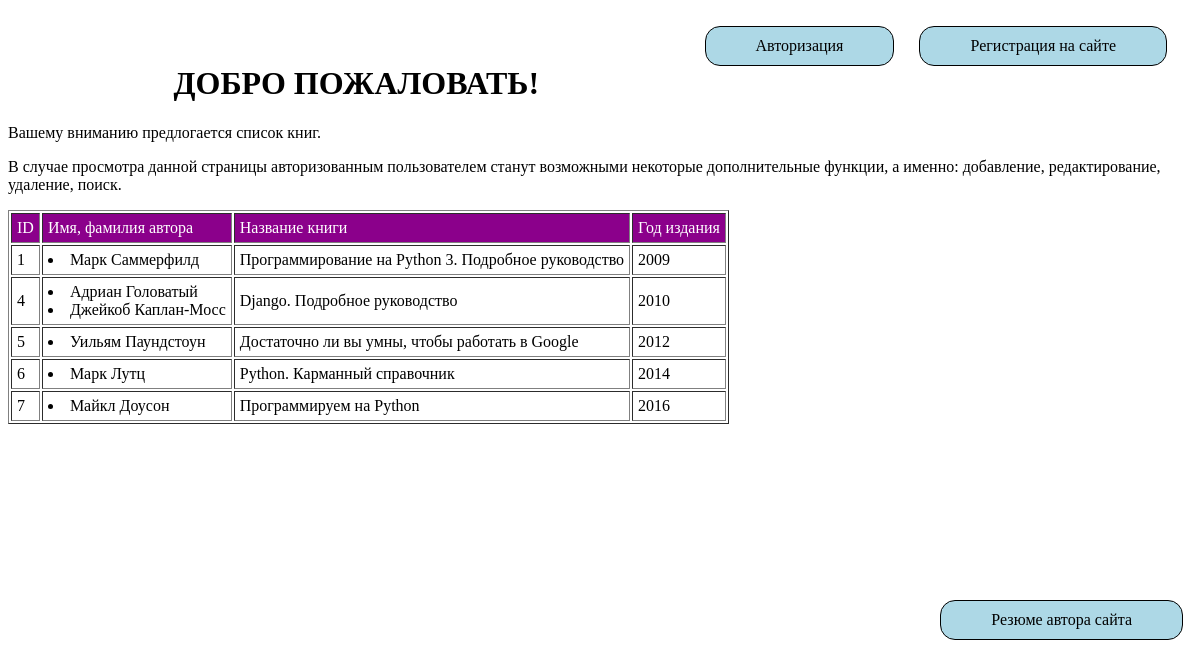
Before: /my-web/ with the older database file.
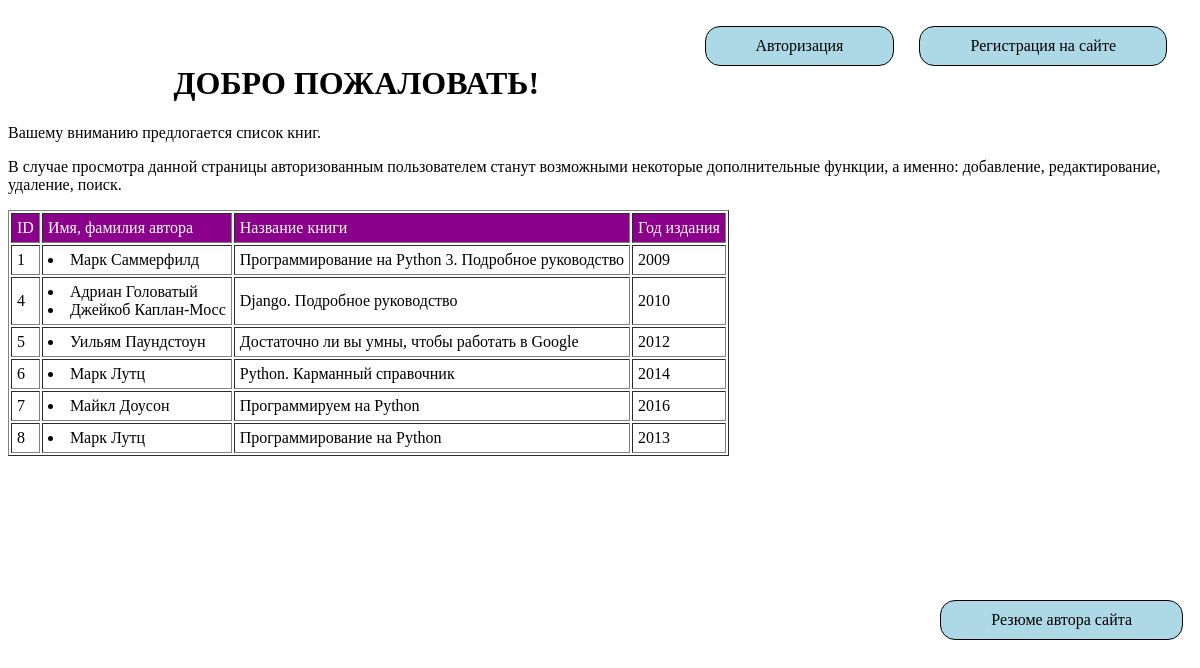
After: the same page with the newer database file.
### my_web/models.py (models this page shows, shortened)
class Book(models.Model):
    headline = models.ManyToManyField(Author)
    year = models.PositiveIntegerField(verbose_name='Год издания')
    title = models.CharField(max_length=200, verbose_name='Название книги')

class Author(models.Model):
    name = models.CharField(max_length=50, verbose_name='Имя Фамилия автора')

### my_web/views.py (the view)
def main(request):
    book_form = BookForm
    author_form = AuthorForm
    all_books = Book.objects.all()
    if request.POST:
        query = request.POST['search']
        result_list  = Book.objects.filter(title__contains=query)
        if result_list.count() != 0:
            context = {
                'all_books': all_books,
                'result_list': result_list,
                'query': query,
                'book_form': book_form,
                'author_form': author_form,
            }
        else:
            context ={
                'all_books': all_books,
                'empty': "Совпадений не найдено!",
                'query': query,
            }
    else:
        context ={
                'all_books': all_books,
                'book_form': book_form,
                'author_form': author_form,
                }
    return render(request , 'home.html' , context)

### my_web/templates/home.html (shortened to what this page needs)
﻿{% load staticfiles %}
<!DOCTYPE html>
<html lang="en" xmlns="http://www.w3.org/1999/xhtml">
<head>
    <link rel="stylesheet" href="{% static 'css/style.css' %}" />
</head>
<body>
    <div class="block-login">{% block login %} {% include 'register_part.html' %} {% endblock %} </div>
    <h1 align="center">ДОБРО ПОЖАЛОВАТЬ!</h1>
    <p>Вашему вниманию предлогается список книг.</p>
    <p>
        В случае просмотра данной страницы авторизованным пользователем станут возможными некоторые
        дополнительные функции, а именно: добавление, редактирование, удаление, поиск.
    </p>
    <table border='1' cellpadding="5px">
        <tr style='background-color: darkmagenta; color: white;'>
            <td>ID</td>
            <td>Имя, фамилия автора</td>
            <td>Название книги</td>
            <td>Год издания</td>
        </tr>
        {% for books in all_books %}
        <tr>
            <td>{{books.id}}</td>
            <td>{% for v in books.headline.all %}<li>{{v.name}}</li>{%endfor%}</td>
            <td>{{books.title}}</td>
            <td>{{books.year}}</td>
        </tr>
        {% endfor %}
    </table>
</body>
<footer> <a href="/my-web/resume">  Резюме автора сайта </a></footer>
</html>

Changed rows visible on the page:
added Book: id "8", title "Программирование на Python", year "2013", Author (name "Марк Лутц")
